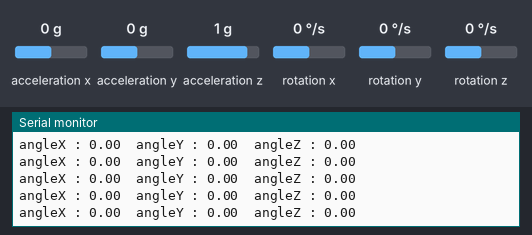
A sketch run on a simulated Arduino Uno, built with avr-gcc and run on an emulated ATmega328P. Shown: the last lines printed to the serial monitor. Inputs (shaded band) come from the test bench; at power-on: acceleration x 0 g, acceleration y 0 g, acceleration z 1 g, rotation z 0 °/s, rotation x 0 °/s, rotation y 0 °/s.

Above: at 7.2 s.
7.3 s: acceleration x set to -1.4 g
At 7.49 s:
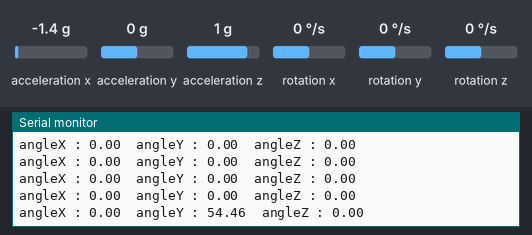
8.8 s: acceleration y set to -1.4 g
At 8.87 s:
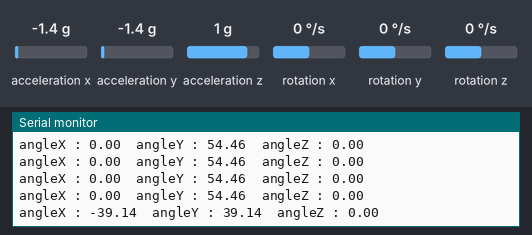
10.3 s: acceleration z set to -1.4 g
At 10.35 s:
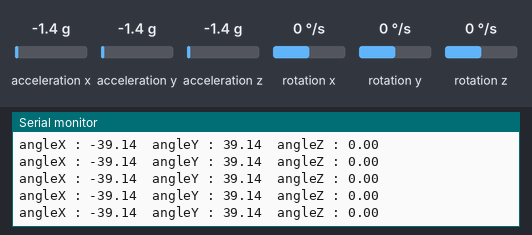
11.8 s: rotation z set to -192 °/s
At 11.84 s:
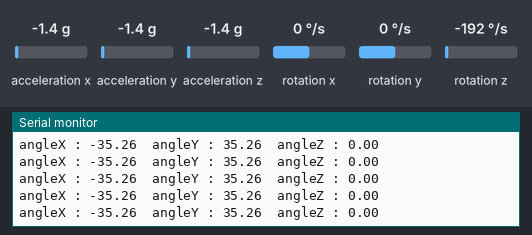
Timing chart, 0 to 14.3 s (numbered marks = the images above; inputs shaded):
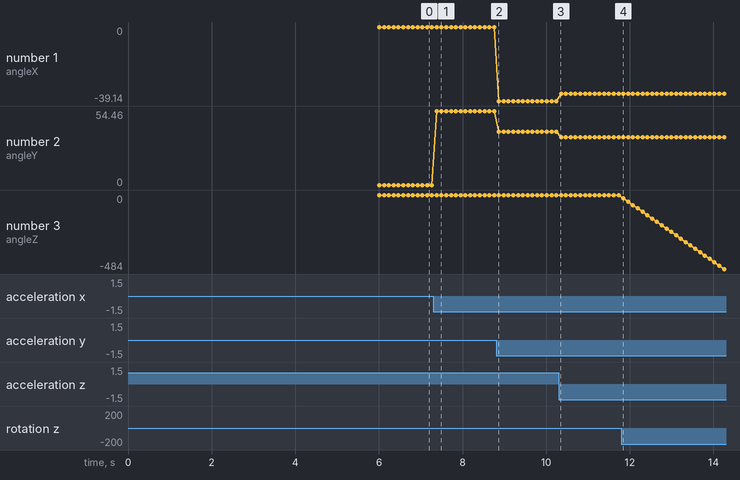

The sketch:

mpu6050_lcd_20_4.ino
```cpp
 /*
 *
 * This code is basic usage MPU-6050 Accelerometer and Gyroscope
 * Running this code you will get angles only.
 * The Angles at X, Y and Z are displayed on LCD2004-I2C display module
 *
 * Library and code have been taken from:
 * https://github.com/tockn/MPU6050_tockn
 *
 * Updated by Ahmad Shamshiri on July 07, 2018 at 13:43 in Ajax, Ontario, Canada
 * for Robojax.com
 * Get this code from Robojax.com
 * Watch video instruction for this code at:ttps://youtu.be/ixe--SXemp8
 *
 * You will need to watch 2 videos before following the instruction in this video:
 * 1-MPU6050 Introduction video and code: https://youtu.be/uhh7ik02aDc
 * 2-LCD1602 with I2C module video and code https://youtu.be/q9YC_GVHy5A
 */
#include <MPU6050_tockn.h>
#include <Wire.h>

MPU6050 mpu6050(Wire);

#include <LiquidCrystal_I2C.h>
// Set the LCD address to 0x27 for a 20 chars and 4 line display
LiquidCrystal_I2C lcd(0x27, 20, 4);

void setup() {
  Serial.begin(9600);
  Wire.begin();
  mpu6050.begin();
  mpu6050.calcGyroOffsets(false);

  // initialize the LCD,
//  lcd.begin();
  // Turn on the blacklight and print a message.
  lcd.backlight();
  lcd.clear();
   lcd.setCursor (0,0); //
   lcd.print("Robojax MPU-6050");
   lcd.setCursor (0,1); //

   lcd.print("Please Wait - 3");
   lcd.setCursor (0,1); //
   delay(1000);
   lcd.print("Please Wait - 2");
   delay(1000);
   lcd.setCursor (0,1); //
   lcd.print("Please Wait - 1");
   delay(1000);
}

void loop() {

  mpu6050.update();
  Serial.print("angleX : ");
  Serial.print(mpu6050.getAngleX());
  Serial.print("\tangleY : ");
  Serial.print(mpu6050.getAngleY());
  Serial.print("\tangleZ : ");
  Serial.println(mpu6050.getAngleZ());

  lcd.clear();// clearn previous values from screen
   lcdDisplay(
            mpu6050.getAngleX(), // send angle X
            mpu6050.getAngleY(), // send angle Y
            mpu6050.getAngleZ()  // send angle Z
            );
   delay(100);

}// loop end

/*
 * Written by Ahmad Shamshiri for Robojax.com
 * lcdDisplay(float x, float y, float z)
 * displays value and title on LCD2004-I2C display
 * How to use:
 * just pass the three values and it will display it
 * lcdDisplay(mpu6050.getAngleX() , mpu6050.getAngleY() , mpu6050.getAngleZ() )
 */
void lcdDisplay(float x, float y, float z)
{
   // Robojax.com MPU6050 Demo with LCD2004-I2C Display
   lcd.setCursor (0,0); //
   lcd.print("Robojax MPU-6050");

   lcd.setCursor (0,1); //character zero, line 1
   lcd.print("Angle X:");
   lcd.setCursor (9,1); //
   lcd.print(x);

   lcd.setCursor (0,2); //character zero, line 2
   lcd.print("Angle Y:");
   lcd.setCursor (9,2); //
   lcd.print(y);

   lcd.setCursor (0,3); //character zero, line 3
   lcd.print("Angle Z:");
   lcd.setCursor (9,3); //
   lcd.print(z);

}
```

Measured:
- after the input at 7.3 s, the serial monitor: prints a new line after 0.08 s (image 1)
- after the input at 8.8 s, the serial monitor: prints a new line after 0.07 s (image 2)
- plotted number 1: 0 → -39.14 after the input at 8.8 s, -39.14 → -35.26 after the input at 10.3 s
- plotted number 2: 0 → 54.46 after the input at 7.3 s, 54.46 → 39.14 after the input at 8.8 s, 39.14 → 35.26 after the input at 10.3 s
- plotted number 3: 0 → -484 after the input at 11.8 s
